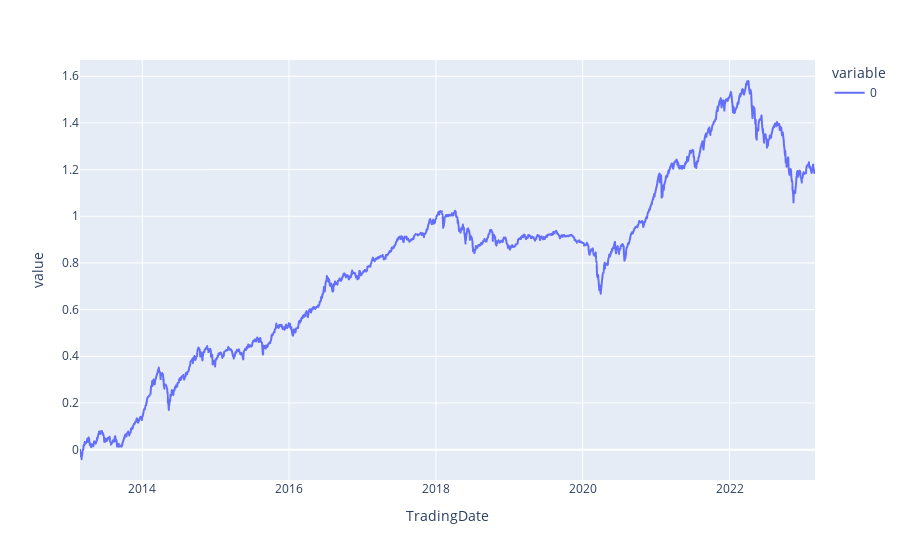

The notebook cell this image was saved under:
### Code cell
px.line(np.cumsum(ti_suat_danh_muc))

### Figure 1 — Plotly figure (JSON) as saved in the notebook; plotly's stock layout.template omitted (floating-point values rounded to 4 significant figures; data arrays with more than 128 entries replaced by an {"elided": "..."} marker saying what was removed)
{"data": [{"hovertemplate": "variable=0<br>TradingDate=%{x}<br>value=%{y}<extra></extra>", "legendgroup": "0", "line": {"color": "#636efa", "dash": "solid"}, "marker": {"symbol": "circle"}, "mode": "lines", "name": "0", "showlegend": true, "type": "scattergl", "x": {"elided": "2502 str values"}, "xaxis": "x", "y": {"elided": "2502 float values"}, "yaxis": "y"}], "layout": {"legend": {"title": {"text": "variable"}, "tracegroupgap": 0}, "margin": {"t": 60}, "xaxis": {"anchor": "y", "domain": [0, 1], "title": {"text": "TradingDate"}}, "yaxis": {"anchor": "x", "domain": [0, 1], "title": {"text": "value"}}}}
